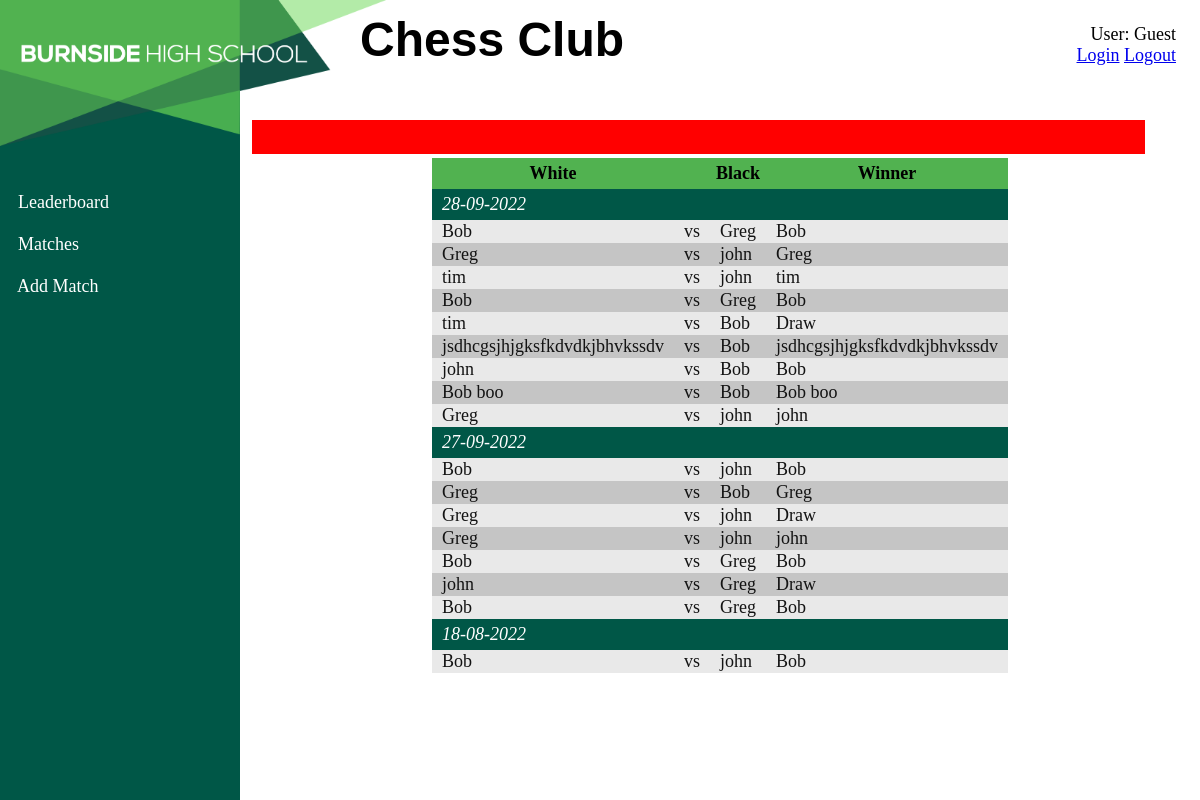
Screenshot of /matches with the database file from the repository.
### models.py (models this page shows, shortened)
class User(db.Model):
    __tablename__ = "User"
    id = db.Column(db.Integer, primary_key=True)
    name = db.Column(db.String(80))
    password = db.Column(db.String())
    salt = db.Column(db.String())
    is_admin = db.Column(db.Boolean)
    score = db.Column(db.Integer)
    num_white_win = db.Column(db.Integer)
    num_white_loss = db.Column(db.Integer)
    num_white_draw = db.Column(db.Integer)
    num_black_win = db.Column(db.Integer)
    num_black_loss = db.Column(db.Integer)
    num_black_draw = db.Column(db.Integer)
    matches = db.relationship('Match', secondary=UserMatch, back_populates='users')

### app.py (the view)
@app.route('/matches', methods=["GET"])
def matches():
    match_list = Match.query.all()
    match_list = [[match.date.strftime("%d-%m-%Y"),
                   [[user.id, user.name] for user in match.users],
                   match.white, match.white_won] for match in match_list]
    match_list.sort(key=sort_by_date)
    if len(match_list) == 0:
        return render_template("matches.html", matches=[])
    timed_list = [[match_list[0][0], []]]
    for match in match_list:
        date = match[0]
        winner = "Draw"
        if match[2] == match[1][0][0]:
            white = match[1][0][1]
            black = match[1][1][1]
        else:
            white = match[1][1][1]
            black = match[1][0][1]
        if match[3] == 1:
            winner = white[:]
        elif match[3] == 0:
            winner = black[:]
        match = [match[1][0][1], match[1][1][1], winner]
        if date == timed_list[-1][0]:
            timed_list[-1][1].append(match)
        else:
            timed_list.append([date, [match]])
    return render_template("matches.html", matches=timed_list)

### app.py (called while the page is built)
def sort_by_date(match):
    date = list(map(int, match[0].split("-")))
    return [-date[2], -date[1], -date[0]]

### templates/matches.html (shortened to what this page needs)
{% extends 'layout.html' %}
{% block content %}
<div>
    <table>
            <tr>
                <th style="width: 30%;">White</th>
                <th style="width: 10%"></th>
                <th style="width: 30%;">Black</th>
                <th style="width: 30%;">Winner</th>
            </tr>
            {% for i in matches %}
            {% set day = i.pop(1) %}
            <tr class="dateHead" style="background-color: #005747; color: white;">
                <td>{{i[0]}}</td>
                <td></td>
                <td></td>
                <td></td>
            </tr>
            {% for match in day %}
            <tr>
                <td>{{match[0]}}</td>
                <td>vs</td>
                <td>{{match[1]}}</td>
                <td>{{match[2]}}</td>
            </tr>
            {% endfor %}
            {% endfor %}
    </table>
</div>
{% endblock %}

### static/css/main.css (style rules this page uses)
body { height: auto; min-height: 100vh; display: grid; grid-template-columns: 20vw auto; grid-template-rows: 9vw auto; grid-template-areas: "side-nav header" "side-nav content"; }

### static/css/content.css (style rules this page uses)
.content table { margin: auto; width: 50%; margin-left: auto; margin-right: auto; border-collapse: collapse; background-color: rgb(233, 233, 233); color: rgb(19, 19, 19); margin-bottom: 10px; z-index: inherit; font-size: max(1.5vw,10px); }
.content td { padding-left: 10px; padding-right: 10px; z-index: inherit; }
.content tr { overflow: hidden; }
.content th, .dateHead { background: #51b250; position: sticky; color: black; padding: 5px; z-index: inherit; }
.content th { top: 9vw; }
.dateHead { top: calc(9vw + max(2.2vw, 18px)); }
.content tr:nth-child(even), .matches tr:nth-child(even) { background-color: rgb(197, 197, 197); }
.dateHead td { padding-top: 5px; padding-bottom: 5px; font-style: oblique; }

### rows the page displays
User: name "Bob" "Bob" "Bob" "Bob" "Bob" "Bob", name "Bob" "Bob" "Bob" "Bob" "Bob" "Bob" "Bob", name "Bob" "Bob" "Bob" "Bob" "Bob"
User: name "Greg" "Greg" "Greg" "Greg" "Greg", name "Greg" "Greg" "Greg" "Greg" "Greg", name "Greg" "Greg"
User: name "john" "john" "john" "john" "john" "john" "john", name "john" "john", name "john" "john"
User: name "tim" "tim", name "tim"
User: name "jsdhcgsjhjgksfkdvdkjbhvkssdv", name "jsdhcgsjhjgksfkdvdkjbhvkssdv"
User: name "Bob boo", name "Bob boo"

### other values shown
{{ i[0] }} "28-09-2022" "27-09-2022" "18-08-2022"
{{ match[2] }} "Draw" "Draw" "Draw"
